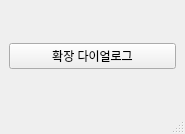
<?xml version="1.0" encoding="UTF-8"?>
<ui version="4.0">
 <class>MainWindow</class>
 <widget class="QMainWindow" name="MainWindow">
  <property name="geometry">
   <rect>
    <x>0</x>
    <y>0</y>
    <width>185</width>
    <height>134</height>
   </rect>
  </property>
  <property name="windowTitle">
   <string>MainWindow</string>
  </property>
  <widget class="QWidget" name="centralwidget">
   <layout class="QVBoxLayout" name="verticalLayout">
    <item>
     <widget class="QPushButton" name="btnFind">
      <property name="text">
       <string>확장 다이얼로그</string>
      </property>
     </widget>
    </item>
   </layout>
  </widget>
  <widget class="QMenuBar" name="menubar">
   <property name="geometry">
    <rect>
     <x>0</x>
     <y>0</y>
     <width>185</width>
     <height>20</height>
    </rect>
   </property>
  </widget>
  <widget class="QStatusBar" name="statusbar"/>
 </widget>
 <resources/>
 <connections/>
</ui>
